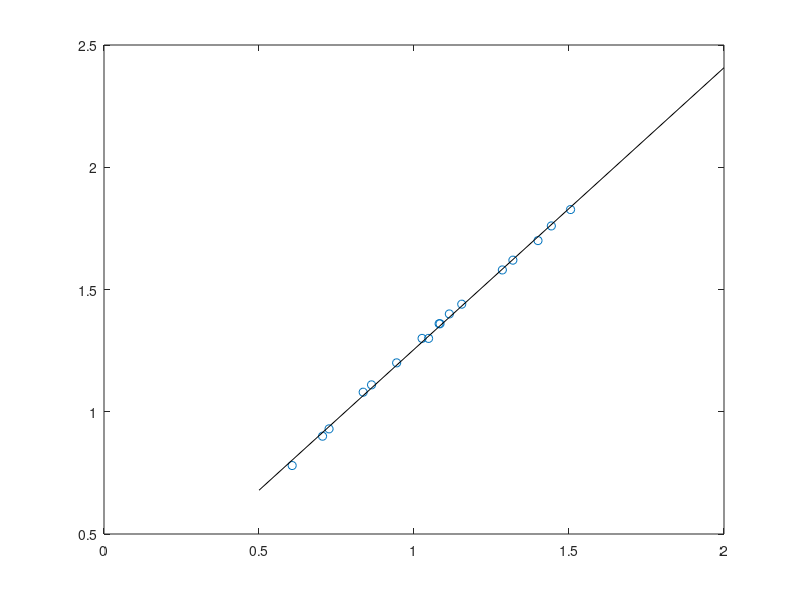

This chart was generated by the following MATLAB code:
function [P_flow, flows ] = psap_aaf_flow_ref;
% This function encapsulates measurements of the PSAP AAF front-panel flow and a TSI 4100 connected in series.
% We'll reference the flows reported by AAF PSAP, PNNL PSAP, and AAF TAP to
% this single flow meter.  While not absolutely calibrated it should remove
% relative calibration differences, especially since they were all operated
% at the same fixed nominal flow rate of 1 LPM.  
% This validity of this approach depends on whether the PSAP front panel
% values are equivalent to what is reported in the PSAP serial datastream.
% I have visually verified that this is indeed the case.

flows = [...
    1.047 1.3
    .726 0.93
    0.863 1.11
    1.081 1.36
    1.114, 1.4
    1.319 1.62
    1.443, 1.76
    1.505, 1.827
    1.400 1.7
    1.285, 1.58
    1.154 1.44
    1.084 1.36
    0.944, 1.2
    0.836, 1.08
    0.705, 0.90
    0.607, 0.78
    1.026, 1.3 ];

P_flow_lin = polyfit(flows(:,1), flows(:,2), 1);
% P_flow_quad = polyfit(flows(:,1), flows(:,2), 3);
lims = [0.5, 2];
figure; plot(flows(:,1), flows(:,2), 'o', lims, polyval(P_flow_lin,lims), 'k-');  
P_flow = P_flow_lin; 
end

